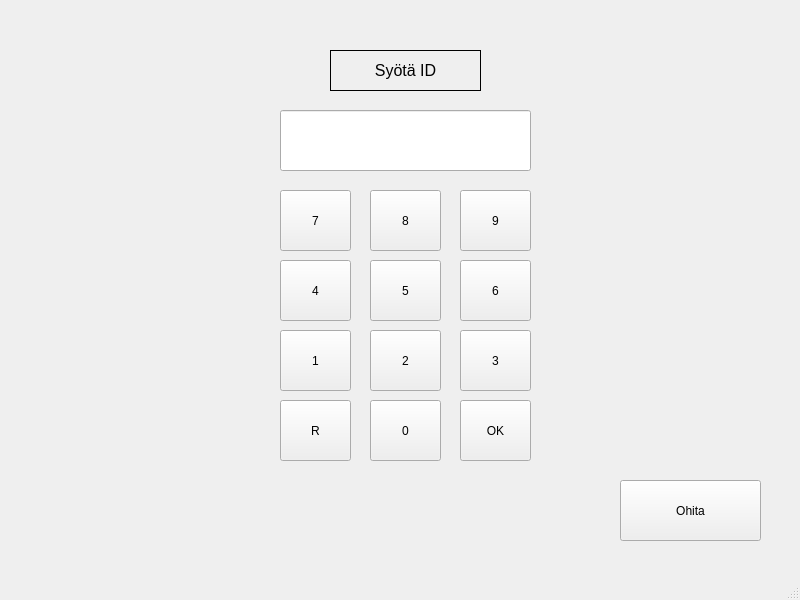
<?xml version="1.0" encoding="UTF-8"?>
<ui version="4.0">
 <class>MainWindow</class>
 <widget class="QMainWindow" name="MainWindow">
  <property name="geometry">
   <rect>
    <x>0</x>
    <y>0</y>
    <width>800</width>
    <height>600</height>
   </rect>
  </property>
  <property name="windowTitle">
   <string>MainWindow</string>
  </property>
  <widget class="QWidget" name="centralwidget">
   <widget class="QPushButton" name="btnKirjaudu">
    <property name="geometry">
     <rect>
      <x>620</x>
      <y>480</y>
      <width>141</width>
      <height>61</height>
     </rect>
    </property>
    <property name="text">
     <string>Ohita</string>
    </property>
   </widget>
   <widget class="QPushButton" name="btnSeven">
    <property name="geometry">
     <rect>
      <x>280</x>
      <y>190</y>
      <width>71</width>
      <height>61</height>
     </rect>
    </property>
    <property name="text">
     <string>7</string>
    </property>
   </widget>
   <widget class="QPushButton" name="btnZero">
    <property name="geometry">
     <rect>
      <x>370</x>
      <y>400</y>
      <width>71</width>
      <height>61</height>
     </rect>
    </property>
    <property name="text">
     <string>0</string>
    </property>
   </widget>
   <widget class="QPushButton" name="btnOne">
    <property name="geometry">
     <rect>
      <x>280</x>
      <y>330</y>
      <width>71</width>
      <height>61</height>
     </rect>
    </property>
    <property name="text">
     <string>1</string>
    </property>
   </widget>
   <widget class="QPushButton" name="btnThree">
    <property name="geometry">
     <rect>
      <x>460</x>
      <y>330</y>
      <width>71</width>
      <height>61</height>
     </rect>
    </property>
    <property name="text">
     <string>3</string>
    </property>
   </widget>
   <widget class="QPushButton" name="btnTwo">
    <property name="geometry">
     <rect>
      <x>370</x>
      <y>330</y>
      <width>71</width>
      <height>61</height>
     </rect>
    </property>
    <property name="text">
     <string>2</string>
    </property>
   </widget>
   <widget class="QPushButton" name="btnFive">
    <property name="geometry">
     <rect>
      <x>370</x>
      <y>260</y>
      <width>71</width>
      <height>61</height>
     </rect>
    </property>
    <property name="text">
     <string>5</string>
    </property>
   </widget>
   <widget class="QPushButton" name="btnSix">
    <property name="geometry">
     <rect>
      <x>460</x>
      <y>260</y>
      <width>71</width>
      <height>61</height>
     </rect>
    </property>
    <property name="text">
     <string>6</string>
    </property>
   </widget>
   <widget class="QPushButton" name="btnReset">
    <property name="geometry">
     <rect>
      <x>280</x>
      <y>400</y>
      <width>71</width>
      <height>61</height>
     </rect>
    </property>
    <property name="text">
     <string>R</string>
    </property>
   </widget>
   <widget class="QPushButton" name="btnOK">
    <property name="geometry">
     <rect>
      <x>460</x>
      <y>400</y>
      <width>71</width>
      <height>61</height>
     </rect>
    </property>
    <property name="text">
     <string>OK</string>
    </property>
   </widget>
   <widget class="QPushButton" name="btnFour">
    <property name="geometry">
     <rect>
      <x>280</x>
      <y>260</y>
      <width>71</width>
      <height>61</height>
     </rect>
    </property>
    <property name="text">
     <string>4</string>
    </property>
   </widget>
   <widget class="QPushButton" name="btnEight">
    <property name="geometry">
     <rect>
      <x>370</x>
      <y>190</y>
      <width>71</width>
      <height>61</height>
     </rect>
    </property>
    <property name="text">
     <string>8</string>
    </property>
   </widget>
   <widget class="QPushButton" name="btnNine">
    <property name="geometry">
     <rect>
      <x>460</x>
      <y>190</y>
      <width>71</width>
      <height>61</height>
     </rect>
    </property>
    <property name="text">
     <string>9</string>
    </property>
   </widget>
   <widget class="QLineEdit" name="lineEditID">
    <property name="geometry">
     <rect>
      <x>280</x>
      <y>110</y>
      <width>251</width>
      <height>61</height>
     </rect>
    </property>
    <property name="alignment">
     <set>Qt::AlignCenter</set>
    </property>
   </widget>
   <widget class="QLabel" name="labelID">
    <property name="geometry">
     <rect>
      <x>330</x>
      <y>50</y>
      <width>151</width>
      <height>41</height>
     </rect>
    </property>
    <property name="font">
     <font>
      <pointsize>12</pointsize>
     </font>
    </property>
    <property name="frameShape">
     <enum>QFrame::Panel</enum>
    </property>
    <property name="text">
     <string>Syötä ID</string>
    </property>
    <property name="alignment">
     <set>Qt::AlignCenter</set>
    </property>
   </widget>
  </widget>
  <widget class="QMenuBar" name="menubar">
   <property name="geometry">
    <rect>
     <x>0</x>
     <y>0</y>
     <width>800</width>
     <height>21</height>
    </rect>
   </property>
  </widget>
  <widget class="QStatusBar" name="statusbar"/>
 </widget>
 <resources/>
 <connections/>
</ui>
